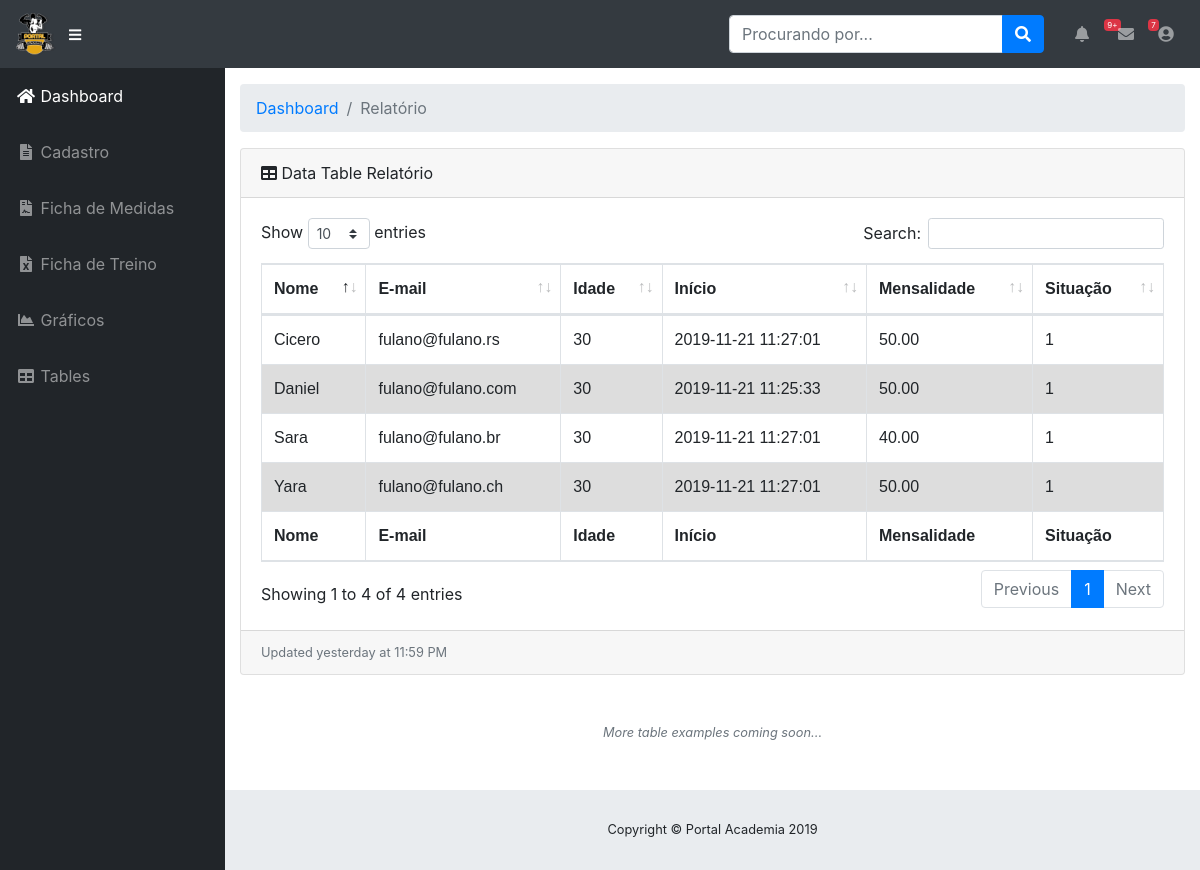
/tables.php, run on the app's committed database.
### tables this page shows
create table `mensalidade` (
  `id` int primary key not null auto_increment,
  `data_pagamento` date default null,
  `preco` decimal(5,2) default null,
  `fk_usuario_id` int not null,
  `flag` boolean DEFAULT 0,
  `fk_mes_id` int not null,
  foreign key (fk_usuario_id) references usuario(id),
  foreign key (fk_mes_id) references mes(id)
);

create table `usuario` (
  `id` int primary key not null auto_increment,
  `telefone` varchar(40) default null,
  `cpf` varchar(11) not null,
  `email` char(50) default null,
  `data_de_nascimento` date not null,
  `nome` varchar(40) not null,
  `fk_endereco_id` int not null,
  `data_cadastro` datetime not null default current_timestamp,
  `situacao` tinyint(1) not null default '1',
  `sexo` varchar(1) not null,
  `tipo` int(1) not null default '1',
  foreign key (fk_endereco_id) references endereco(id)
);

### template/carrega-table.php (the view, shortened to what this page needs)
<thead>
  <tr>
    <th>Nome</th>
    <th>E-mail</th>
    <th>Idade</th>
    <th>Início</th>
    <th>Mensalidade</th>
    <th>Situação</th>
  </tr>
</thead>
<tfoot>
  <tr>
    <th>Nome</th>
    <th>E-mail</th>
    <th>Idade</th>
    <th>Início</th>
    <th>Mensalidade</th>
    <th>Situação</th>
  </tr>
</tfoot>
<tbody>
  <?php
  include './funcoes/conn.php';
  $sql = "SELECT * FROM usuario u, mensalidade m WHERE u.id = m.fk_usuario_id";
  $resultado = $conn->query($sql);
  if ($resultado->num_rows > 0) {
    while($linha = $resultado->fetch_assoc()) {
      $nome           = $linha["nome"];
      $data           = $linha["data_de_nascimento"];
      $email          = $linha["email"];
      $data_cadastro  = $linha["data_cadastro"];
      $situacao       = $linha["situacao"];
      $tipo           = $linha["tipo"];
      $mensalidade    = $linha["preco"];
      $idade = calculo_idade($data);
      if($tipo == 1){
        ?>
        <tr>
          <td><?php echo $nome; ?></td>
          <td><?php echo $email; ?></td>
          <td><?php echo $idade; ?></td>
          <td><?php echo $data_cadastro; ?></td>
          <td><?php echo $mensalidade; ?></td>
          <td><?php echo $situacao; ?></td>
        </tr>
        <?php
      }
    }
  }
  function calculo_idade($data) {
    $dia = date('d');
    $mes = date('m');
    $ano = date('Y');
        $nascimento = explode('-', $data);
        $dianasc = ($nascimento[2]);
        $mesnasc = ($nascimento[1]);
        $anonasc = ($nascimento[0]);
        $idade = $ano - $anonasc;
        if ($mes < $mesnasc){
          $idade--;
          return $idade;
        }elseif ($mes == $mesnasc && $dia <= $dianasc){
          $idade--;
          return $idade;
        }else{
          return $idade;
        }
      }
      ?>
    </tbody>

### template/head.php (style rules this page uses)
td, th { border: 1px solid #dddddd; text-align: left; padding: 8px; }
tr:nth-child(even) { background-color: #dddddd; }

### data on the page
mensalidade: fk_usuario.nome "Daniel", fk_usuario.email "fulano@fulano.com", fk_usuario.data_de_nascimento "30", fk_usuario.data_cadastro "2019-11-21 11:25:33", preco "50.00", fk_usuario.situacao "1"
mensalidade: fk_usuario.nome "Sara", fk_usuario.email "fulano@fulano.br", fk_usuario.data_de_nascimento "30", fk_usuario.data_cadastro "2019-11-21 11:27:01", preco "40.00", fk_usuario.situacao "1"
mensalidade: fk_usuario.nome "Yara", fk_usuario.email "fulano@fulano.ch", fk_usuario.data_de_nascimento "30", fk_usuario.data_cadastro "2019-11-21 11:27:01", preco "50.00", fk_usuario.situacao "1"
mensalidade: fk_usuario.nome "Cicero", fk_usuario.email "fulano@fulano.rs", fk_usuario.data_de_nascimento "30", fk_usuario.data_cadastro "2019-11-21 11:27:01", preco "50.00", fk_usuario.situacao "1"
